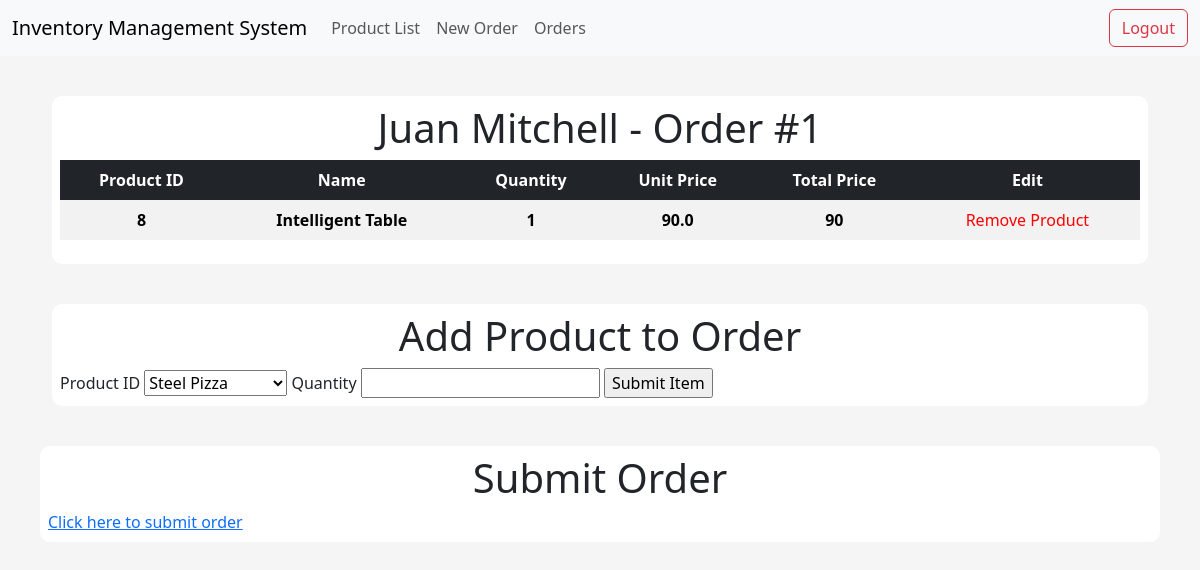
The page /order/1 on the database as committed earlier.
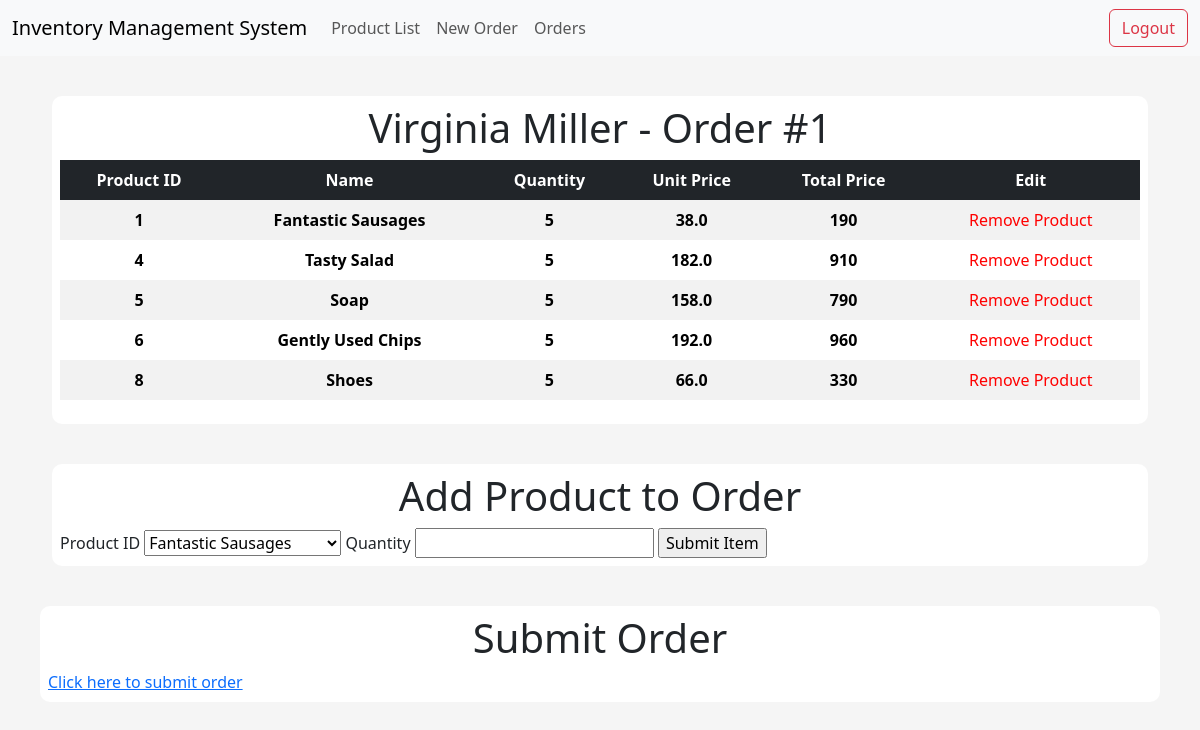
The same page on the database as committed later.
### app/models/tables.py (models this page shows, shortened)
class Customer(db.Model):
    __tablename__ = "customer"
    id = db.Column(db.Integer, primary_key=True)
    first_name = db.Column(db.String(50), nullable=False)
    last_name = db.Column(db.String(50), nullable=False)
    address = db.Column(db.String(500), nullable=False)
    postcode = db.Column(db.String(50), nullable=False)
    email = db.Column(db.String(50), nullable=False, unique=True)
    orders = db.relationship("Order", backref="customer")

class Product(db.Model):
    __tablename__ = "product"
    id = db.Column(db.Integer, primary_key=True)
    name = db.Column(db.String(50), nullable=False, unique=True)
    price = db.Column(db.Float, nullable=False)
    quantity_available = db.Column(db.Integer)

class OrderItem(db.Model):
    __tablename__ = "order_item"
    order_id = db.Column(db.Integer, db.ForeignKey("order.id"), primary_key=True)
    item_id = db.Column(db.Integer, db.ForeignKey("product.id"), primary_key=True)
    quantity = db.Column(db.Integer, nullable=False)
    total_price = db.Column(db.Integer, nullable=False)

### app/controllers/default.py (the view, shortened to what this page needs)
@app.route("/order/<int:id>", methods=["GET", "POST"])
def order(id):
    form = AddOrderItemForm()
    products = Product.query.all()
    form.product_id.choices = [(product.id, product.name) for product in products]
    order_items = OrderItem.query.filter_by(order_id=id).all()
    product_names = [Product.query.get(item.item_id).name for item in order_items]
    print(type(id))
    order = Order.query.get(id)
    customer_id = order.customer_id
    customer = Customer.query.get(customer_id)
    products_for_order = {
        item.item_id: Product.query.get(item.item_id) for item in order_items
    }
    return render_template(
        "order.html",
        order=id,
        order_items=order_items,
        product_names=product_names,
        customer=customer,
        zip=zip,
        form=form,
        products_for_order=products_for_order,
    )

### app/models/forms.py (shortened to what this page needs)
class AddOrderItemForm(FlaskForm):
    product_id = SelectField("Product ID", coerce=int, validators=[DataRequired()])
    quantity = IntegerField("Quantity", validators=[DataRequired()])
    customer_id = HiddenField("customer_id")
    submit = SubmitField("Submit Item")

### app/templates/order.html (shortened to what this page needs)
{% extends "index.html" %}
{% block body %}
<div class="content-section">
    <div class="title">
        <h1>{{customer.first_name}} {{customer.last_name}} - Order #{{order}}</h1>
    </div>
    <table class="table table-striped table-borderless table-hover text-center">
        <thead class="table-dark table-sm">
            <tr>
                <th scope="col">Product ID</th>
                <th scope="col">Name</th>
                <th scope="col">Quantity</th>
                <th scope="col">Unit Price</th>
                <th scope="col">Total Price</th>
                <th scope="col">Edit</th>
            </tr>
        </thead>
        <tbody>
            {% for product, product_name in zip(order_items, product_names) %}
            {% set product_obj = products_for_order.get(product.item_id) %}
                <tr>
                    <th scope="row">{{ product.item_id }}</th>
                    <th scope="row">{{ product_name }}</th>
                    <th scope="row">{{ product.quantity }}</th>
                    <th scope="row">{{ product_obj.price }}</th>
                    <th scope="row">{{ product.total_price }}</th>
                    <td><a style="text-decoration: none; color:red; font-weight:red;" href="{{url_for('delete_orderitem', item_id=product.item_id, order_id=order)}}"> Remove Product </a></td>
                </tr>
            {% endfor %}
        </tbody>
    </table>
</div>
<div class="content-section">
    <div class="title">
        <h1>Add Product to Order</h1>
    </div>
<form method="POST" action="{{ url_for('order',id=order) }}" id="orderForm">
    {{form.product_id.label}}
    {{form.product_id}}
    {{form.quantity.label}}
    {{form.quantity}}
    {{ form.submit() }}
</div>
</div>
<div class="content-section">
    <div class="title">
        <h1>Submit Order</h1>
    </div>
    <a href="{{ url_for('close_order', id=order) }}">Click here to submit order</a>
</div>
{% endblock body %}

Rows that differ between the two databases and show on the page:
no longer on this page (row edited): Customer: first_name "Juan", last_name "Mitchell"
now on this page (row edited): Customer: first_name "Virginia", last_name "Miller"
now on this page (row edited): Product: item_id "1", name "Fantastic Sausages", quantity "5", price "38.0", total_price "190"
now on this page (row edited): Product: item_id "4", name "Tasty Salad", quantity "5", price "182.0", total_price "910"
now on this page (row edited): Product: item_id "5", name "Soap", quantity "5", price "158.0", total_price "790"
now on this page (row edited): Product: item_id "6", name "Gently Used Chips", quantity "5", price "192.0", total_price "960"
changed Product: name "Intelligent Table" → "Shoes"; quantity "1" → "5"; price "90.0" → "66.0"; total_price "90" → "330"
Other text that changed with them:
form field product_id: "Steel Pizza" → "Fantastic Sausages"
